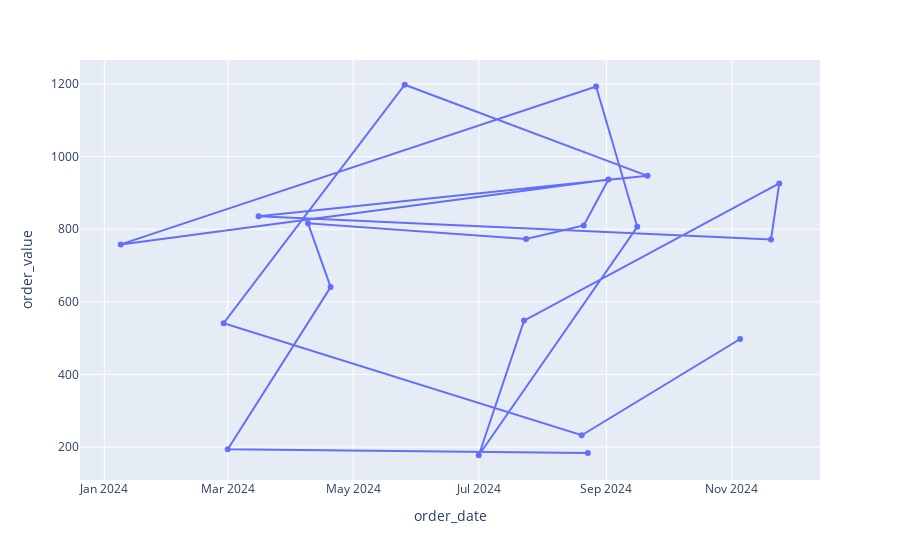

Here is the notebook cell this chart was saved with:
### Code cell
# Lets look at the order date compared to the order value. The order date
# will be on the x axis and the order value will be on the y value.
# With plotly, one thing you can do is include markers, or points, in your code on the graph.
fig = px.line(food20, x="order_date", y="order_value", markers=True)
fig.show()

### Figure 1 — Plotly figure (JSON) as saved in the notebook; plotly's stock layout.template omitted (floating-point values rounded to 4 significant figures)
{"data": [{"hovertemplate": "order_date=%{x}<br>order_value=%{y}<extra></extra>", "legendgroup": "", "line": {"color": "#636efa", "dash": "solid"}, "marker": {"symbol": "circle"}, "mode": "lines+markers", "name": "", "orientation": "v", "showlegend": false, "type": "scatter", "x": ["2024-11-05", "2024-08-20", "2024-02-28", "2024-05-26", "2024-09-21", "2024-03-16", "2024-11-20", "2024-11-24", "2024-07-23", "2024-07-01", "2024-09-16", "2024-08-27", "2024-01-09", "2024-09-02", "2024-08-21", "2024-07-24", "2024-04-09", "2024-04-20", "2024-03-01", "2024-08-23"], "xaxis": "x", "y": [497.5, 232.3, 540.8, 1198.0, 947.0, 835.8, 771.8, 926.2, 548.1, 177.2, 806.7, 1193.0, 758.1, 937.1, 810.2, 773.1, 816.1, 640.6, 193.9, 183.1], "yaxis": "y"}], "layout": {"legend": {"tracegroupgap": 0}, "margin": {"t": 60}, "xaxis": {"anchor": "y", "domain": [0, 1], "title": {"text": "order_date"}}, "yaxis": {"anchor": "x", "domain": [0, 1], "title": {"text": "order_value"}}}}
